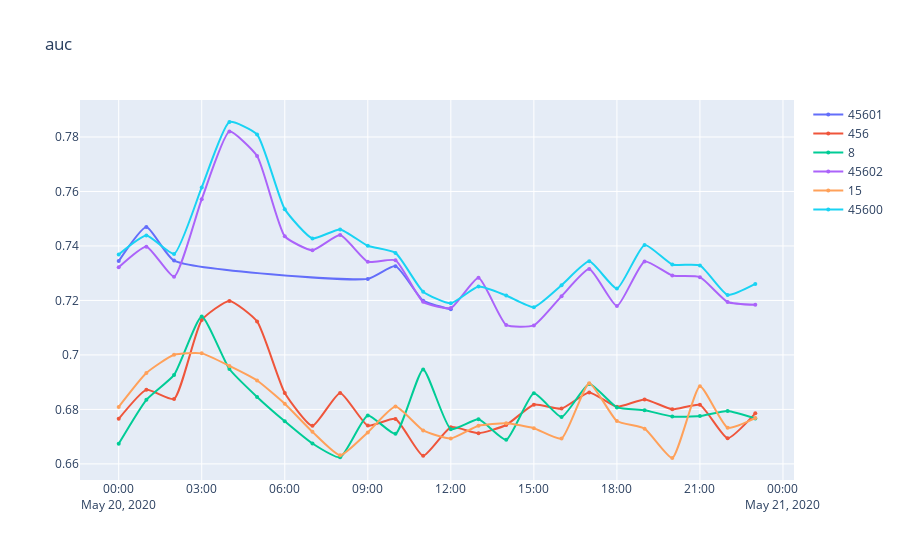
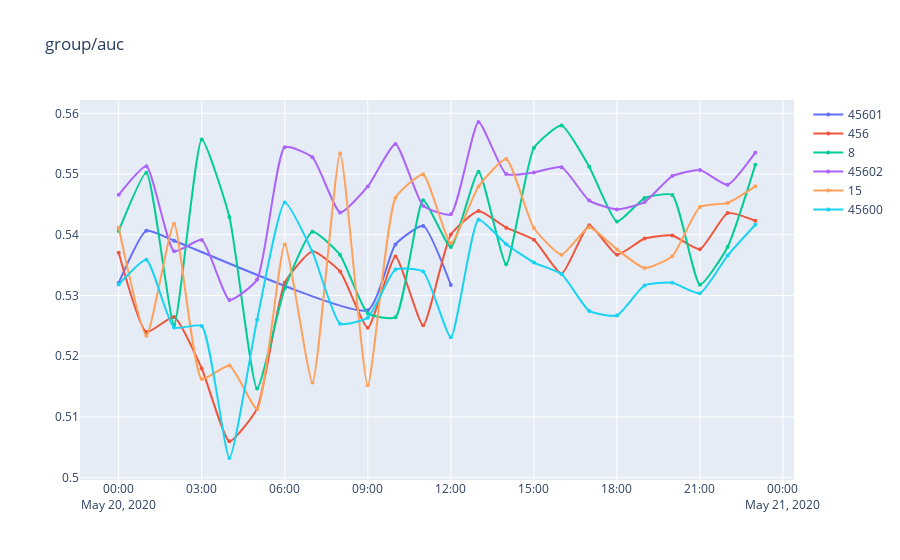
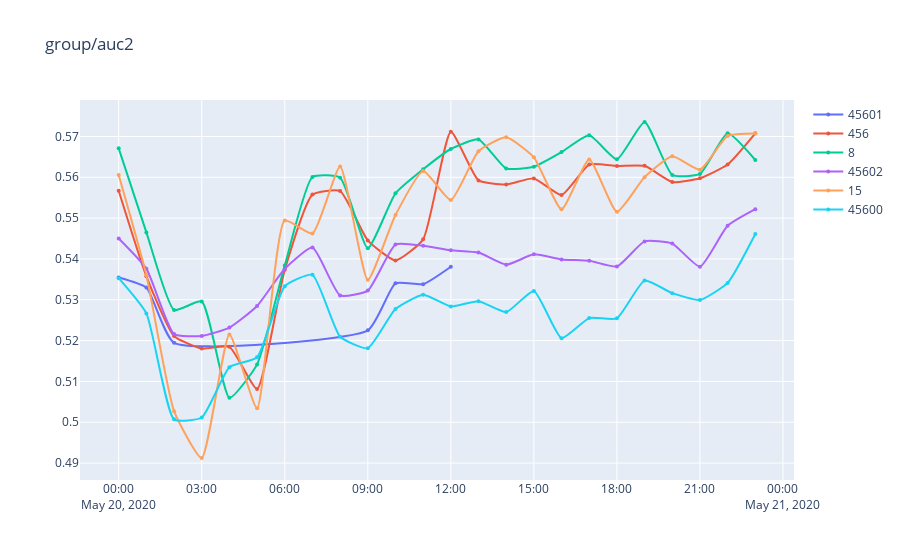
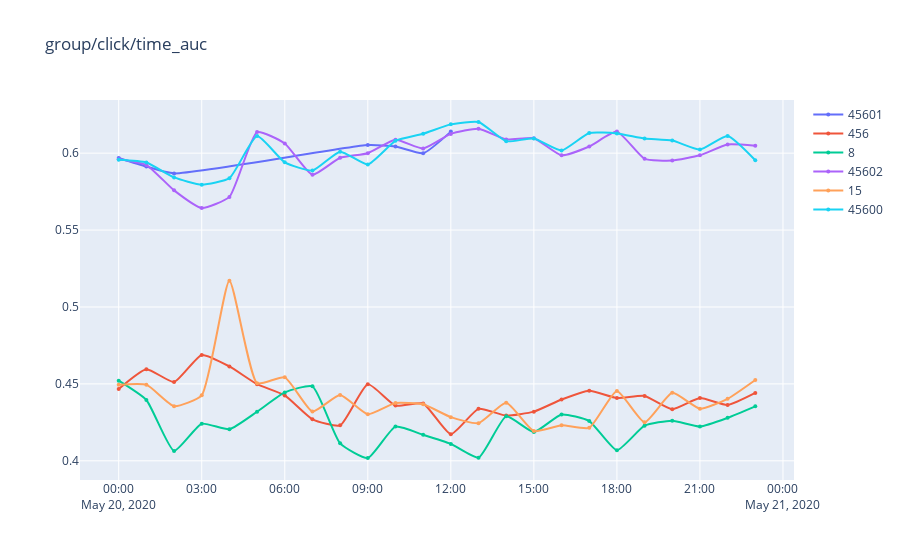

The notebook cell these images were saved under, in order:
### Code cell
gezi.line(df[df.abtest.isin(['45601', '45600', '45602', '8', '15', '456'])], x='hour', y=['auc', 'group/auc', 'group/auc2', 'group/click/time_auc', 'group/ndcg3_click', 'group/top1_click', 'stats/click_ratio', 'cold/group/auc', 'group/click/top1_dur'], color='abtest')
